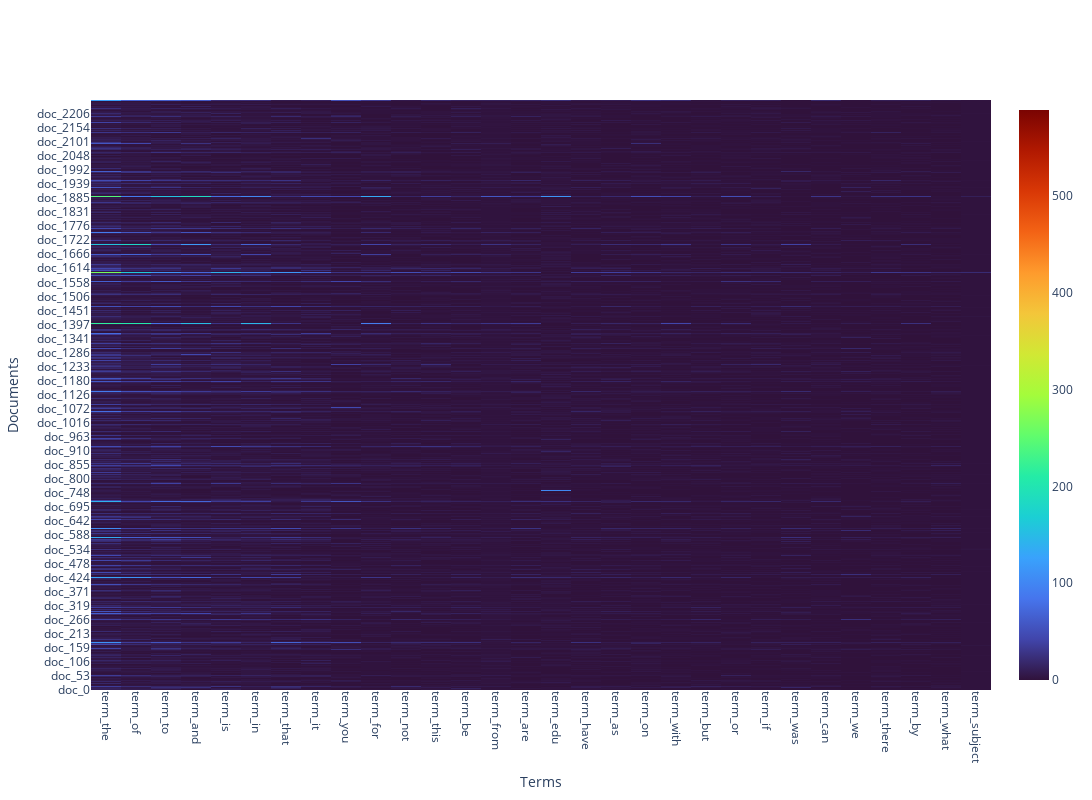

Source (notebook cell):
### Markdown cell above
在這裡我們仍然想嘗試可否觀察到更多的 document，然而繪製出的結果並不是太好...
因此我們提出了新的改進方法：

1. 改用`plotly`進行繪圖
2. 改取 top 30 常出現的單字
3. 盡可能呈現所有 document，選擇含有 15 個以上 top 30 常見字的 document！

### Code cell
# Another answer
word_freq = X_counts.toarray().sum(axis=0)

# Get the top 30 indices that would sort the sums in descending order
top_30_indices = np.argsort(word_freq)[::-1][:30]

# get the frequency of those indices
top_30_word_freq = word_freq[top_50_indices]

plot_x_top30 = [
    "term_" + str(i) for i in count_vect.get_feature_names_out()[top_30_indices]
]
plot_z_30voc = X_counts[:, top_30_indices].toarray()


# thresholds for filtering rows
row_threshold = 10

# screen the rows by thresholds we set
filtered_rows = [i for i, row in enumerate(plot_z_30voc) if sum(row) > row_threshold]

# keep the filtered rows
filtered_data = plot_z_30voc[filtered_rows]
filtered_y = ["doc_" + str(i) for i in filtered_rows]

# plot
trace = go.Heatmap(z=filtered_data, x=plot_x_top30, y=filtered_y, colorscale="Turbo")

layout = go.Layout(
    xaxis=dict(title="Terms"), yaxis=dict(title="Documents"), width=1200, height=800
)


fig = go.Figure(data=[trace], layout=layout)
fig.update_xaxes(tickangle=90)

fig.show()

### Figure 1 — Plotly figure (JSON) as saved in the notebook; plotly's stock layout.template omitted (floating-point values rounded to 4 significant figures; data arrays with more than 128 entries replaced by an {"elided": "..."} marker saying what was removed)
{"data": [{"colorscale": [[0, "#30123b"], [0.07143, "#4145ab"], [0.1429, "#4675ed"], [0.2143, "#39a2fc"], [0.2857, "#1bcfd4"], [0.3571, "#24eca6"], [0.4286, "#61fc6c"], [0.5, "#a4fc3b"], [0.5714, "#d1e834"], [0.6429, "#f3c63a"], [0.7143, "#fe9b2d"], [0.7857, "#f36315"], [0.8571, "#d93806"], [0.9286, "#b11901"], [1, "#7a0402"]], "type": "heatmap", "x": ["term_the", "term_of", "term_to", "term_and", "term_is", "term_in", "term_that", "term_it", "term_you", "term_for", "term_not", "term_this", "term_be", "term_from", "term_are", "term_edu", "term_have", "term_as", "term_on", "term_with", "term_but", "term_or", "term_if", "term_was", "term_can", "term_we", "term_there", "term_by", "term_what", "term_subject"], "y": {"elided": "2183 str values"}, "z": {"elided": "2183x30 int values"}}], "layout": {"height": 800, "width": 1200, "xaxis": {"tickangle": 90, "title": {"text": "Terms"}}, "yaxis": {"title": {"text": "Documents"}}}}
